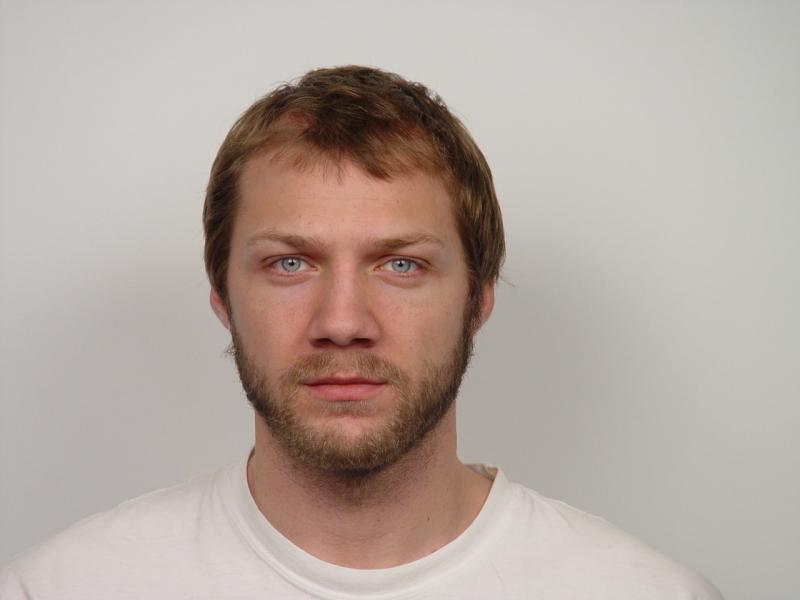
#> input picture Images_processing/MyOpenCV/Faces_opencv/face2.jpg, 800 x 600 px, found by its file name
$ python detect_face.py
#> lines starting #> are read from the running program, lines starting #| are printed output that depends on the picture; after the words box and inside, x2 and y2 are one past the last pixel; in counts of white or black regions, pixels touching at a corner belong together
import cv2

face_cascade = cv2.CascadeClassifier('Images_processing/MyOpenCV/Faces_opencv/Haar_cascade/haarcascade_frontalface_default.xml')
eye_cascade = cv2.CascadeClassifier('Images_processing/MyOpenCV/Faces_opencv/Haar_cascade/haarcascade_eye.xml')
mouth_cascade = cv2.CascadeClassifier('Images_processing/MyOpenCV/Faces_opencv/Haar_cascade/haarcascade_mouth.xml')

orginal_image = cv2.imread('Images_processing/MyOpenCV/Faces_opencv/face2.jpg')
#> orginal_image is the input picture: shape (600, 800, 3); mean B, G, R 160.4, 168, 180.7
gray_image = cv2.cvtColor(orginal_image,cv2.COLOR_BGR2GRAY)
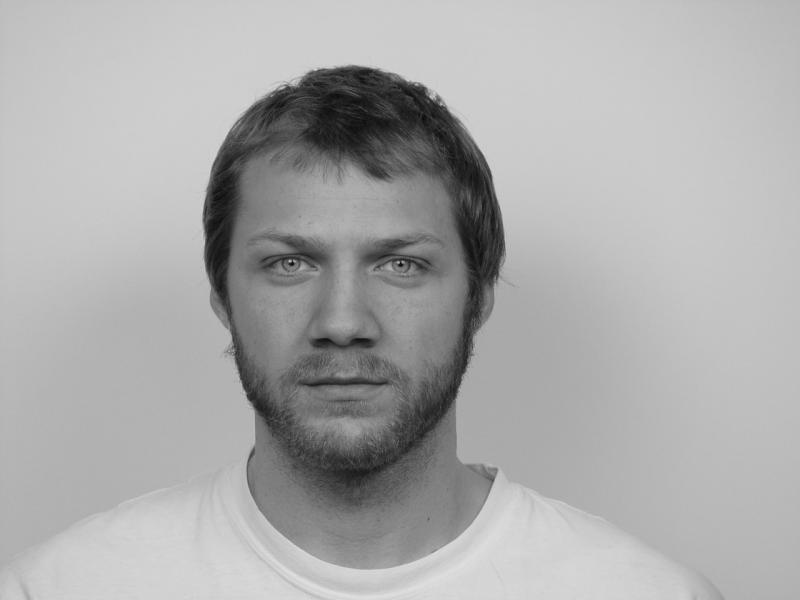
#> gray_image: shape (600, 800); min 7, max 226, mean 171

faces = face_cascade.detectMultiScale(gray_image,1.5,5)
#> faces = [[207, 161, 273, 273]]
for (x,y,w,h) in faces:
    cv2.rectangle(orginal_image,(x,y),(x+w,y+h),(0,0,255),2)
    crop_gray = gray_image[y:y+h , x:x+w]
    crop_color = orginal_image[y:y+h , x:x+w]
    eyes = eye_cascade.detectMultiScale(crop_gray)
    for (ex,ey,ew,eh) in eyes:
       cv2.rectangle(crop_color,(ex,ey),(ex+ew,ey+eh),(255,0,0),2)
#> this loop made 1 pass
#> (x, y, w, h, eyes) on pass 1: (207, 161, 273, 273, [[162, 73, 61, 61], [47, 71, 63, 63]])
#> pass 1, `crop_gray = gray_image[y:y+h , x:x+w]`:
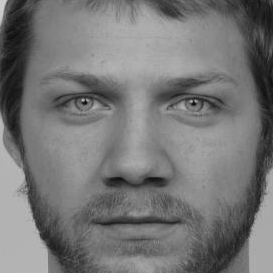
#> crop_gray: shape (273, 273); min 9, max 213, mean 117.8
#> pass 1, `crop_color = orginal_image[y:y+h , x:x+w]`:
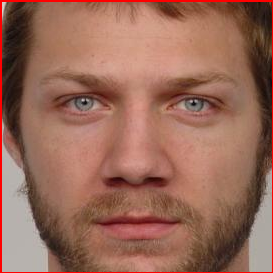
#> crop_color: shape (273, 273, 3); mean B, G, R 88.1, 104.6, 152.3
#> after the loop:
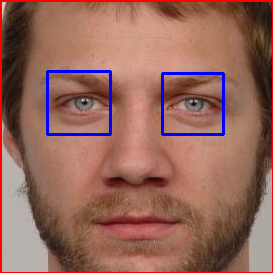
#> crop_color: shape (273, 273, 3); 1.99% of pixels changed, all inside (x1, y1, x2, y2) = (46, 70, 225, 136)
#> after the loop:
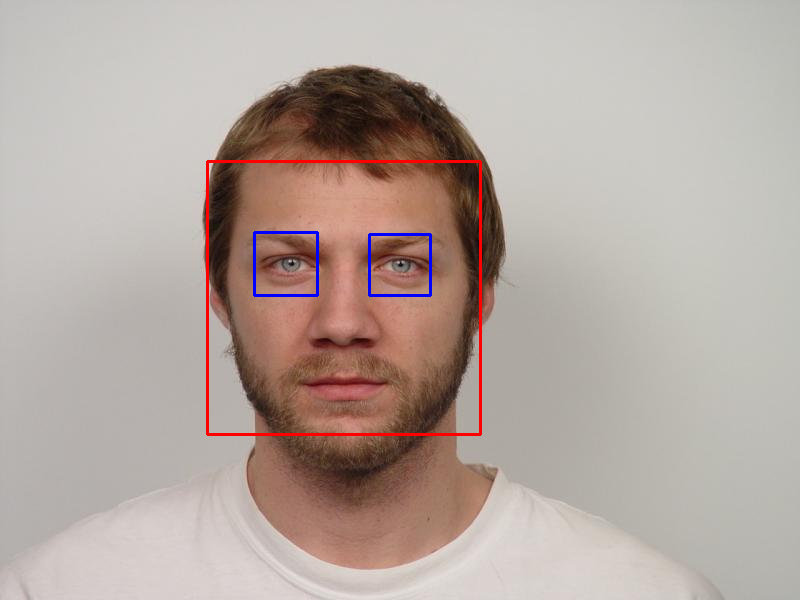
#> orginal_image: shape (600, 800, 3); 0.99% of pixels changed, all inside (x1, y1, x2, y2) = (206, 160, 482, 436)
    # mouths = mouth_cascade.detectMultiScale(crop_gray)
    # for (mx,my,mw,mh) in mouths:
    #    cv2.rectangle(crop_color,(mx,my),(mx+mw,my+mh),(0.255,0),2)


cv2.imshow('Image Face Detect',orginal_image)
#cv2.imshow('Image Face Detect',roi_gray)
cv2.waitKey(0)
cv2.destroyAllWindows()

$ run again, with Images_processing/MyOpenCV/Faces_opencv/face.jpg copied over Images_processing/MyOpenCV/Faces_opencv/face2.jpg
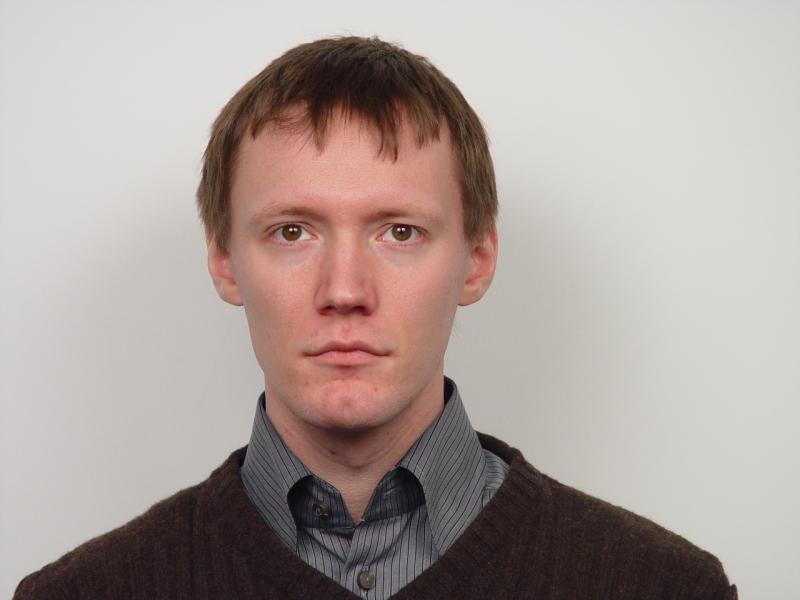
#> input picture Images_processing/MyOpenCV/Faces_opencv/face.jpg, 800 x 600 px, found by its file name
#> orginal_image is the input picture: shape (600, 800, 3); mean B, G, R 155.2, 160, 172.3
#> faces = [[204, 123, 273, 273]]
#> the loop `for (x,y,w,h) in faces:` made 1 pass
#> (x, y, w, h, eyes) on pass 1: (204, 123, 273, 273, [[163, 80, 62, 62], [111, 175, 24, 24], [55, 78, 62, 62]])
#> after the loop `for (x,y,w,h) in faces:`:
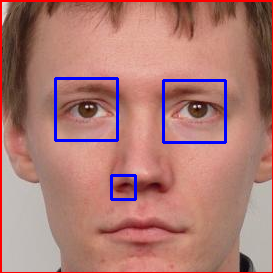
#> crop_color: shape (273, 273, 3); mean B, G, R 115.7, 121.9, 174.6
#> after the loop `for (x,y,w,h) in faces:`:
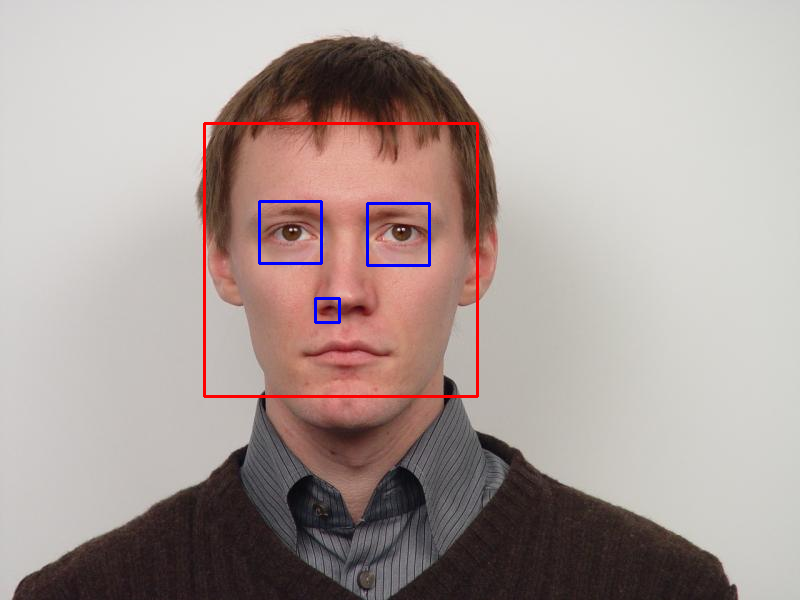
#> orginal_image: shape (600, 800, 3); 1.05% of pixels changed, all inside (x1, y1, x2, y2) = (203, 122, 479, 398)
